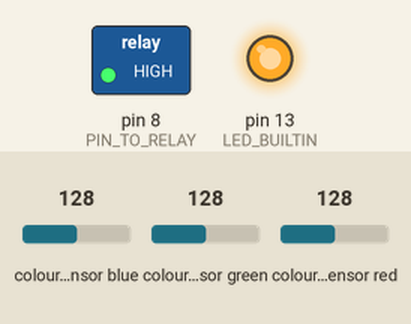
The sketch below on a simulated Arduino Uno, built with avr-gcc and run on an emulated ATmega328P. Shown: switched loads named in the sketch (green lamp = pin HIGH), output pins drawn as LEDs (lit = HIGH). Inputs (shaded band) come from the test bench; at power-on: colour sensor blue 128, colour sensor green 128, colour sensor red 128. What the sketch prints to the serial monitor is not drawn.

Above: at 0.1 s.
Timing chart, 0 to 1.6 s (numbered marks = the images above):
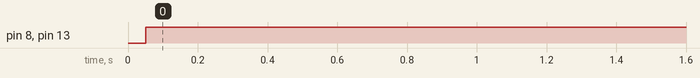

Measured:
- by itself, pin 8 (PIN_TO_RELAY), pin 13 (LED_BUILTIN): LOW → HIGH at 0.05 s

The sketch:

dehumidifier.ino
```cpp
// dehumidifier pump controller; turns on (closes) an aquarium pump relay when the "bucket full" light turns on
// Jeff Schaller, Nov 2023
// copied & modified from the source at: https://github.com/adafruit/Adafruit_APDS9960/blob/master/examples/color_sensor/color_sensor.ino

#include "Adafruit_APDS9960.h"
// create a global color sensor object "apds"
Adafruit_APDS9960 apds;

// the pin on the feather that we're using to talk to the relay
// this hole is labeled "6" on the front but is really GPIO8
#define PIN_TO_RELAY 8

// experimentally-determined threshold
// tested with room lights on & off, and with
// the sensor positioned behind the dehumidifier light,
// facing downward about 45 degrees, with the edges of the
// connectors touching the dehumidifier
#define BUCKET_FULL_RED 50

void setup() {
  // enable Serial communication
  Serial.begin(115200);

  // try to start the color sensor
  if(!apds.begin()) {
    Serial.println("failed to initialize device! Please check your wiring.");
  }
  else {
    // Assume success
    // Serial.println("Device initialized!");

    // we want color readings
    apds.enableColor(true);
  }

  // define the relay pin as an OUTPUT pin
  pinMode(PIN_TO_RELAY, OUTPUT);
  // start with the relay "open" AKA not running the pump
  digitalWrite(PIN_TO_RELAY, LOW);

  // use the built-in LED as an external signal for "pumping"
  pinMode(LED_BUILTIN, OUTPUT);
}

void loop() {
  // create some variables to store the color data in; unused, except for 'red'
  uint16_t red, green, blue, clear;

  // for checking the relay pin state
  int relay_pin_state = 0;

  // for extra printing
  int debug = 1;

  // wait for color data to be ready
  while (!apds.colorDataReady()) {
    delay(5);
  }
  // get fresh data; we only care about the red, but we have to read them all
  apds.getColorData(&red, &green, &blue, &clear);

  if (debug) {
    Serial.print("current red value is:"); Serial.println(red);
  }

  if (debug > 2) {
    relay_pin_state = digitalRead(PIN_TO_RELAY);
    if (relay_pin_state == HIGH) {
      Serial.println("steadystate: Relay pin is HIGH / enabled");
    } else {
      Serial.println("steadystate: Relay pin is LOW / disabled");
    }
  }

  if (red > BUCKET_FULL_RED) {
    if (debug) {
      Serial.println("start the pump");
    }

    // light up the built-in LED
    digitalWrite(LED_BUILTIN, HIGH);
    // "close" the relay to turn on the pump
    digitalWrite(PIN_TO_RELAY, HIGH);

    if (debug > 2) {
      relay_pin_state = digitalRead(PIN_TO_RELAY);
      if (relay_pin_state == HIGH) {
        Serial.println("pumping: Relay pin #PIN_TO_RELAY is HIGH / enabled");
      } else {
        Serial.println("pumping: Relay pin #PIN_TO_RELAY is LOW / disabled");
      }
    }

    // wait for a while for the pump to do its work, in ms
    delay(4 * 60 * 1000);

    if (debug) {
      Serial.println("stop the pump");
    }

    // turn off the built-in LED
    digitalWrite(LED_BUILTIN, LOW);
    // "open" the relay to turn off the pump
    digitalWrite(PIN_TO_RELAY, LOW);
  }
  // no need to spazz the sensor reading; wait 1 sec in ms
  delay(1 * 1000);
}
```
